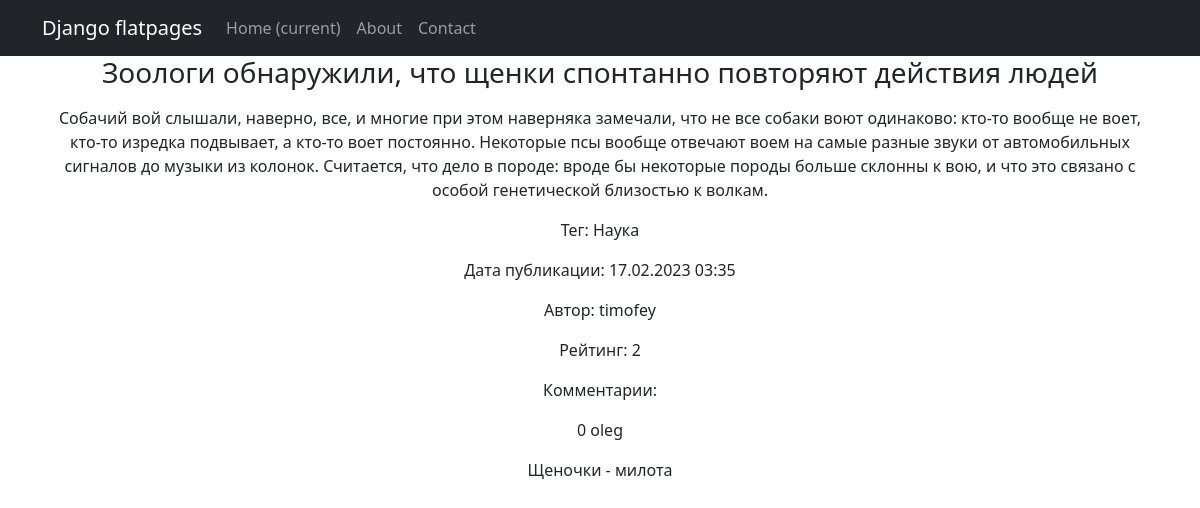
Before: /news/2 with the older database file.
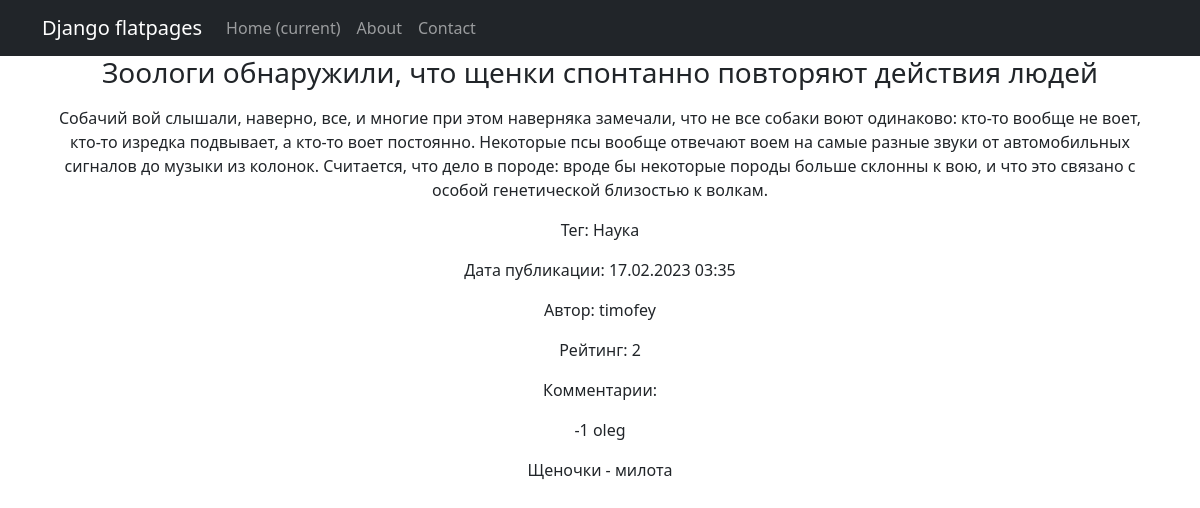
After: the same page with the newer database file.
### news/models.py (models this page shows, shortened)
class Comment(models.Model):
    text = models.TextField()
    date = models.DateTimeField(auto_now_add=True)
    rating = models.IntegerField(default=0)
    post = models.ForeignKey(Post, on_delete=models.CASCADE, related_name='comments')
    user = models.ForeignKey(User, on_delete=models.CASCADE)

### news/views.py (the view)
# urls.py: path('<pk>', NewsDetail.as_view()),
class NewsDetail(DetailView):
    model = Post
    template_name = 'post.html'
    context_object_name = 'post'

### news/censor.py (called while the page is built)
def censor_list():
    cens_list = []
    for i in _list:
        cens_list.append(i[1])
    return cens_list

### news/models.py (called while the page is built)
    def __str__(self):
        return self.user.username

    def __str__(self):
        return self.name

### news/templatetags/custom_filters.py (called while the page is built)
@register.filter()
def censor(text):
    for word in text.split():
        if word in censor_list():
            text = text.replace(word, f'{word[0]}{"*"*(len(word)-1)}')
    return text

### templates/post.html (shortened to what this page needs)
{% extends 'flatpages/default.html' %}
{% load custom_filters %}
{% block content %}
    <h3>{{ post.headline|censor|linebreaks }}</h3>
    <p>{{ post.body_text|censor|linebreaks }}<p>
    {% for category in post.category.all %}
        <p>Тег: {{ category }}</p>
    {% endfor %}
    <p>Дата публикации: {{ post.pub_date|date:"d.m.Y" }} {{ post.pub_date|time:"H:i" }}<p>
    <p>Автор: {{ post.author }}</p>
    <p>Рейтинг: {{ post.rating }}</p>
    <p>Комментарии:</p>
    {% for comment in post.comments.all %}
        <p>{{ comment.rating }} {{ comment.user }}</p>
        <p>{{ comment.text|censor|linebreaks }}</p>
    {% endfor %}
{% endblock content %}

Changed rows visible on the page:
changed Comment "Щеночки - милота": rating "0" → "-1"
